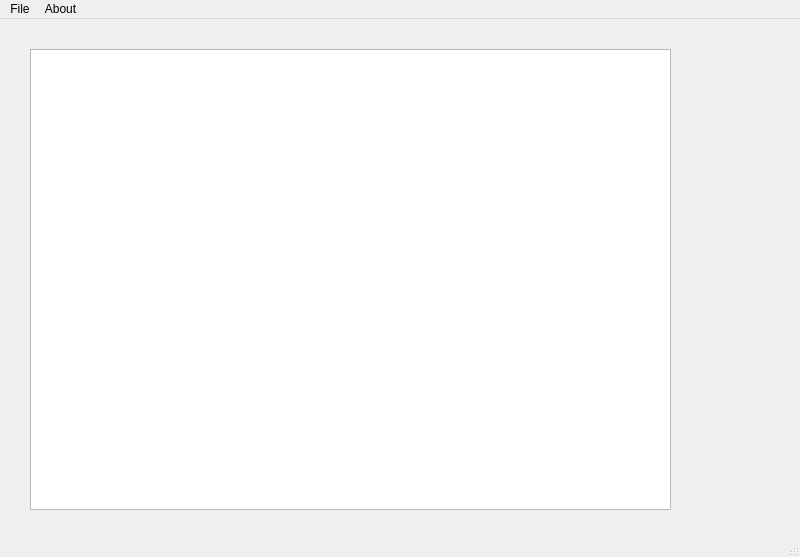
<?xml version="1.0" encoding="UTF-8"?>
<ui version="4.0">
 <class>MainWindow</class>
 <widget class="QMainWindow" name="MainWindow">
  <property name="geometry">
   <rect>
    <x>0</x>
    <y>0</y>
    <width>800</width>
    <height>557</height>
   </rect>
  </property>
  <property name="windowTitle">
   <string>MainWindow</string>
  </property>
  <widget class="QWidget" name="centralwidget">
   <widget class="QWidget" name="verticalLayoutWidget">
    <property name="geometry">
     <rect>
      <x>30</x>
      <y>30</y>
      <width>641</width>
      <height>461</height>
     </rect>
    </property>
    <layout class="QVBoxLayout" name="verticalLayout">
     <item>
      <widget class="QTextEdit" name="textEdit"/>
     </item>
    </layout>
   </widget>
  </widget>
  <widget class="QMenuBar" name="menubar">
   <property name="geometry">
    <rect>
     <x>0</x>
     <y>0</y>
     <width>800</width>
     <height>26</height>
    </rect>
   </property>
   <widget class="QMenu" name="menuFile">
    <property name="title">
     <string>File</string>
    </property>
    <addaction name="actionNew"/>
    <addaction name="actionOpen"/>
    <addaction name="actionSave"/>
    <addaction name="actionSave_As"/>
    <addaction name="actionCopy"/>
    <addaction name="actionPaste"/>
    <addaction name="actionExit"/>
   </widget>
   <widget class="QMenu" name="menuAbout">
    <property name="title">
     <string>About</string>
    </property>
   </widget>
   <addaction name="menuFile"/>
   <addaction name="menuAbout"/>
  </widget>
  <widget class="QStatusBar" name="statusbar"/>
  <action name="actionNew">
   <property name="text">
    <string>New</string>
   </property>
  </action>
  <action name="actionOpen">
   <property name="text">
    <string>Open</string>
   </property>
  </action>
  <action name="actionSave">
   <property name="text">
    <string>Save</string>
   </property>
  </action>
  <action name="actionSave_As">
   <property name="text">
    <string>Save As</string>
   </property>
  </action>
  <action name="actionExit">
   <property name="text">
    <string>Exit</string>
   </property>
  </action>
  <action name="actionCopy">
   <property name="text">
    <string>Copy</string>
   </property>
  </action>
  <action name="actionPaste">
   <property name="text">
    <string>Paste</string>
   </property>
  </action>
 </widget>
 <resources/>
 <connections/>
</ui>
